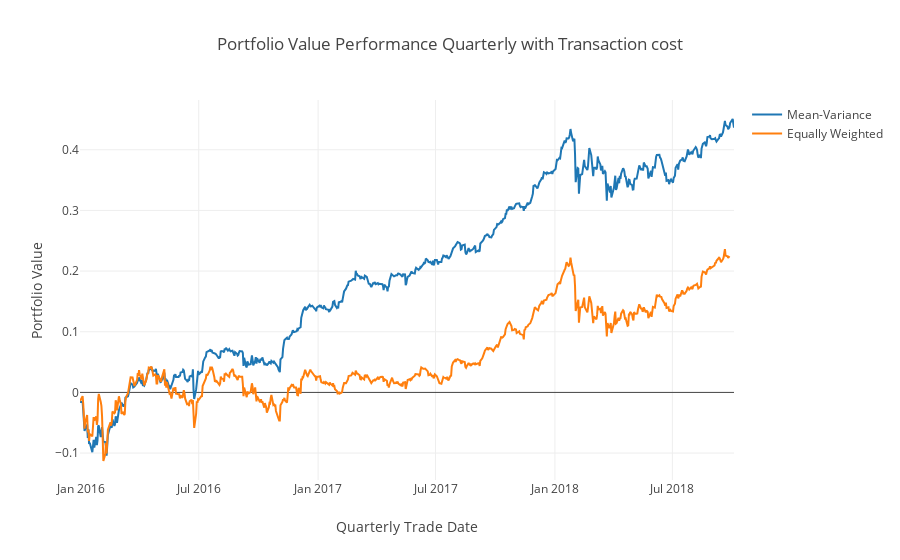

This figure's notebook cell:
### Code cell
import numpy as np
import pandas as pd

import time
from datetime import datetime as dt

import matplotlib.pyplot as plt
import plotly
import plotly.graph_objs as go
trace0 = go.Scatter(x = test_df['Date'].values, y = cumulative_return, mode = 'lines', name = 'Mean-Variance')
trace1 = go.Scatter(x = test_df['Date'].values, y = df_DJI.values.cumsum(), mode = 'lines', name = 'Equally Weighted')


data = [trace0, trace1]
layout = dict(title = "Portfolio Value Performance Quarterly with Transaction cost", 
              xaxis = dict(title = 'Quarterly Trade Date'), 
              yaxis = dict(title = 'Portfolio Value'))
fig = dict(data = data, layout = layout)

plotly.offline.iplot(fig)

### Figure 1 — Plotly figure (JSON) as saved in the notebook; plotly's stock layout.template omitted (floating-point values rounded to 4 significant figures; data arrays with more than 128 entries replaced by an {"elided": "..."} marker saying what was removed)
{"data": [{"mode": "lines", "name": "Mean-Variance", "type": "scatter", "uid": "88346538-d355-11e8-a88d-b46bfccb730b", "x": {"elided": "697 str values"}, "y": {"elided": "696 float values"}}, {"mode": "lines", "name": "Equally Weighted", "type": "scatter", "uid": "88346539-d355-11e8-a368-b46bfccb730b", "x": {"elided": "697 str values"}, "y": {"elided": "691 float values"}}], "layout": {"title": "Portfolio Value Performance Quarterly with Transaction cost", "xaxis": {"title": "Quarterly Trade Date"}, "yaxis": {"title": "Portfolio Value"}}}
